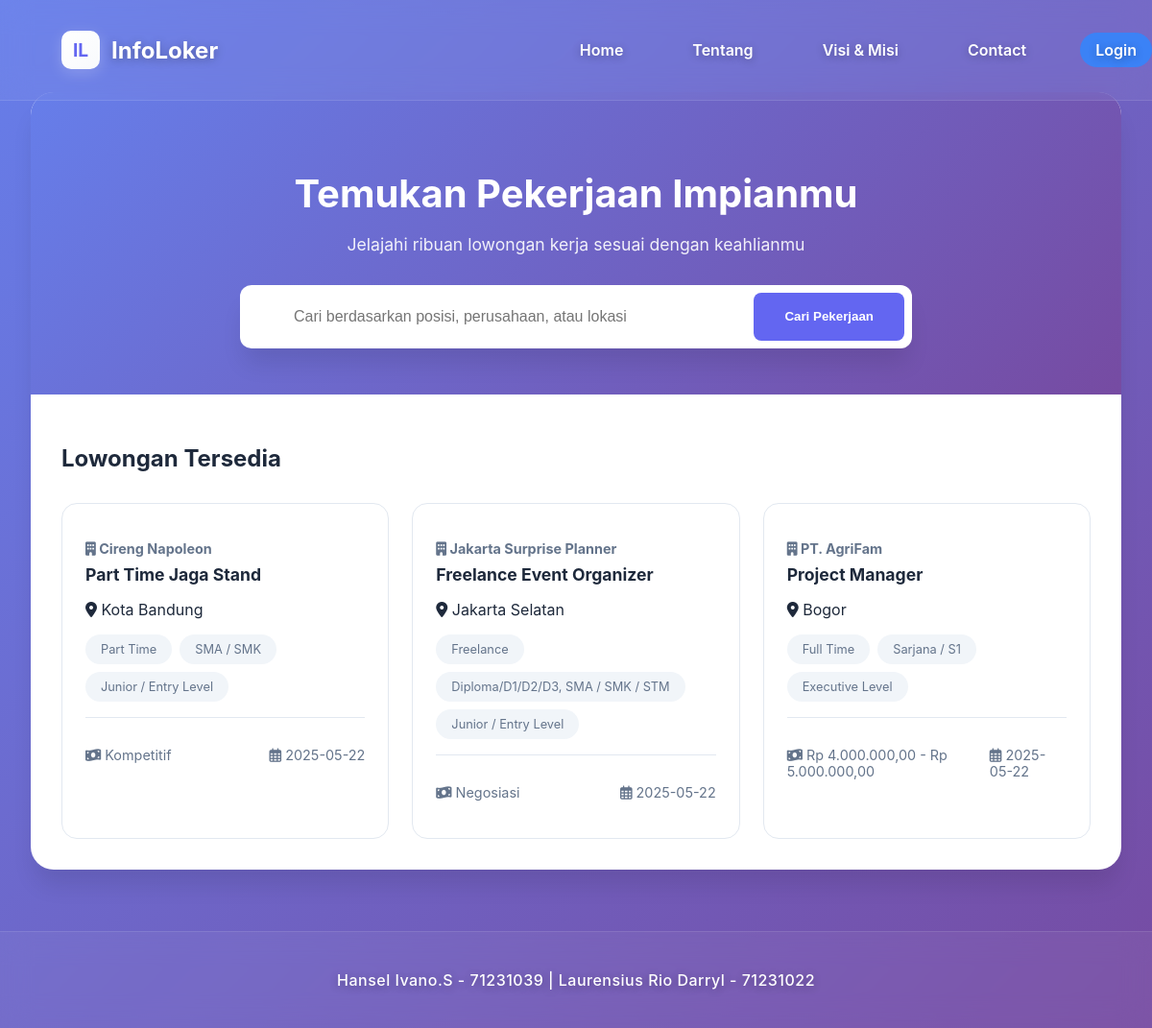
/dashboard_awal.php, run on the app's committed database.
### tables this page shows
CREATE TABLE `lowongan` (
  `id` int(11) NOT NULL,
  `perusahaan_id` int(11) DEFAULT NULL,
  `judul` varchar(100) DEFAULT NULL,
  `lokasi` varchar(100) DEFAULT NULL,
  `jenis_pekerjaan` varchar(50) DEFAULT NULL,
  `level_pekerjaan` varchar(50) DEFAULT NULL,
  `pendidikan` varchar(100) DEFAULT NULL,
  `gaji` varchar(50) DEFAULT NULL,
  `deskripsi` text DEFAULT NULL,
  `keahlian` text DEFAULT NULL,
  `kualifikasi` text DEFAULT NULL,
  `tanggal_posting` date DEFAULT NULL,
  `tanggal_batas` date DEFAULT NULL
);

CREATE TABLE `perusahaan` (
  `id` int(11) NOT NULL,
  `user_id` int(11) DEFAULT NULL,
  `nama_perusahaan` varchar(100) DEFAULT NULL,
  `lokasi` varchar(100) DEFAULT NULL,
  `logo` varchar(255) DEFAULT NULL,
  `company_desc` text DEFAULT NULL
);

### dashboard_awal.php (the view, shortened to what this page needs)
<?php
require 'koneksi.php';
$search = isset($_GET['search']) ? $_GET['search'] : '';
$sql = "SELECT l.*, p.nama_perusahaan
        FROM lowongan l
        JOIN perusahaan p ON l.perusahaan_id = p.id
        WHERE
            (l.judul LIKE '%$search%' OR
            p.nama_perusahaan LIKE '%$search%' OR
            l.lokasi LIKE '%$search%' OR
            l.jenis_pekerjaan LIKE '%$search%' OR
            l.gaji LIKE '%$search%') AND
            l.tanggal_batas >= CURDATE()
        ORDER BY l.tanggal_posting DESC";
$result = mysqli_query($conn, $sql);
?>
<!DOCTYPE html>
<html lang="id">
<head>
    <link rel="stylesheet" href="https://cdnjs.cloudflare.com/ajax/libs/font-awesome/6.0.0/css/all.min.css">
    <link rel="stylesheet" href="css/dashboard_pelamar.css">
</head>
<body>
    <?php include 'header.php'; ?>
    <main class="main-content">
        <div class="dashboard-container">
            <section class="search-section">
                <h1>Temukan Pekerjaan Impianmu</h1>
                <p class="search-subtitle">Jelajahi ribuan lowongan kerja sesuai dengan keahlianmu</p>
                <form method="GET" action="" class="search-form">
                    <div class="search-input-group">
                        <i class="fas fa-search input-icon"></i>
                        <input type="text" name="search"
                               placeholder="Cari berdasarkan posisi, perusahaan, atau lokasi"
                               value="<?= htmlspecialchars($search) ?>">
                        <button type="submit" class="search-button">
                            Cari Pekerjaan
                        </button>
                    </div>
                </form>
            </section>
            <section class="jobs-section">
                <h2>Lowongan Tersedia</h2>
                <div class="job-grid">
                    <?php while ($row = mysqli_fetch_assoc($result)): ?>
                        <a href="detail_lowongan.php?id=<?= $row['id'] ?>" class="job-card">
                            <div class="job-card-header">
                                <h3 class="company-name">
                                    <i class="fas fa-building"></i>
                                    <?= htmlspecialchars($row['nama_perusahaan']) ?>
                                </h3>
                                <h4 class="job-title"><?= htmlspecialchars($row['judul']) ?></h4>
                            </div>
                            <div class="job-card-body">
                                <p class="location">
                                    <i class="fas fa-map-marker-alt"></i>
                                    <?= htmlspecialchars($row['lokasi']) ?>
                                </p>
                                <div class="job-tags">
                                    <span class="tag"><?= $row['jenis_pekerjaan'] ?></span>
                                    <span class="tag"><?= $row['pendidikan'] ?></span>
                                    <span class="tag"><?= $row['level_pekerjaan'] ?></span>
                                </div>
                            </div>
                            <div class="job-card-footer">
                                <p class="salary">
                                    <i class="fas fa-money-bill-wave"></i>
                                    <?= htmlspecialchars($row['gaji']) ?>
                                </p>
                                <p class="posted-date">
                                    <i class="far fa-calendar-alt"></i>
                                    <?= $row['tanggal_posting'] ?>
                                </p>
                            </div>
                        </a>
                    <?php endwhile; ?>
                </div>
            </section>
        </div>
    </main>
    <?php include 'footer.php'; ?>
</body>
</html>

### css/dashboard_pelamar.css (style rules this page uses)
:root { --primary-color: #6366f1; --primary-hover: #5856eb; --secondary-color: #f1f5f9; --text-primary: #1e293b; --text-secondary: #64748b; --border-color: #e2e8f0; --white: #ffffff; --shadow: 0 4px 6px -1px rgba(0, 0, 0, 0.1); --shadow-lg: 0 20px 25px -5px rgba(0, 0, 0, 0.1); }
body { font-family: 'Inter', sans-serif; margin: 0; padding: 0; background: linear-gradient(135deg, #667eea 0%, #764ba2 100%); min-height: 100vh; }
.main-content { padding: 6rem 2rem 2rem; max-width: 1200px; margin: 0 auto; }
.dashboard-container { background: var(--white); border-radius: 24px; box-shadow: var(--shadow-lg); overflow: hidden; animation: fadeInUp 1s ease-out; }
.search-section { padding: 3rem 2rem; text-align: center; background: linear-gradient(135deg, #667eea 0%, #764ba2 100%); color: var(--white); }
.search-section h1 { font-size: 2.5rem; margin-bottom: 1rem; }
.search-subtitle { font-size: 1.1rem; opacity: 0.9; margin-bottom: 2rem; }
.search-form { max-width: 700px; margin: 0 auto; }
.search-input-group { display: flex; gap: 1rem; background: var(--white); padding: 0.5rem; border-radius: 12px; box-shadow: var(--shadow-lg); }
.search-input-group input { flex: 1; padding: 1rem; border: none; font-size: 1rem; border-radius: 8px; }
.search-button { background: var(--primary-color); color: var(--white); border: none; padding: 0 2rem; border-radius: 8px; font-weight: 600; cursor: pointer; transition: all 0.3s ease; }
.jobs-section { padding: 2rem; }
.jobs-section h2 { color: var(--text-primary); margin-bottom: 2rem; }
.job-grid { display: grid; grid-template-columns: repeat(auto-fill, minmax(300px, 1fr)); gap: 1.5rem; }
.job-card { background: var(--white); border-radius: 16px; padding: 1.5rem; text-decoration: none; color: var(--text-primary); border: 1px solid var(--border-color); transition: all 0.3s ease; }
.job-card-header { margin-bottom: 1rem; }
.company-name { color: var(--text-secondary); font-size: 0.9rem; margin-bottom: 0.5rem; }
.job-title { color: var(--text-primary); font-size: 1.1rem; margin: 0; }
.job-tags { display: flex; flex-wrap: wrap; gap: 0.5rem; margin: 1rem 0; }
.tag { background: var(--secondary-color); color: var(--text-secondary); padding: 0.5rem 1rem; border-radius: 20px; font-size: 0.8rem; }
.job-card-footer { display: flex; justify-content: space-between; align-items: center; margin-top: 1rem; padding-top: 1rem; border-top: 1px solid var(--border-color); font-size: 0.9rem; color: var(--text-secondary); }

### data on the page
lowongan: perusahaan.nama_perusahaan "Cireng Napoleon", judul "Part Time Jaga Stand", lokasi "Kota Bandung", jenis_pekerjaan "Part Time", pendidikan "SMA / SMK", level_pekerjaan "Junior / Entry Level", gaji "Kompetitif", tanggal_posting "2025-05-22"
lowongan: perusahaan.nama_perusahaan "Jakarta Surprise Planner", judul "Freelance Event Organizer", lokasi "Jakarta Selatan", jenis_pekerjaan "Freelance", pendidikan "Diploma/D1/D2/D3, SMA / SMK / STM", level_pekerjaan "Junior / Entry Level", gaji "Negosiasi", tanggal_posting "2025-05-22"
lowongan: perusahaan.nama_perusahaan "PT. AgriFam", judul "Project Manager", lokasi "Bogor", jenis_pekerjaan "Full Time", pendidikan "Sarjana / S1", level_pekerjaan "Executive Level", gaji "Rp 4.000.000,00 - Rp 5.000.000,00", tanggal_posting "2025-05-22"
